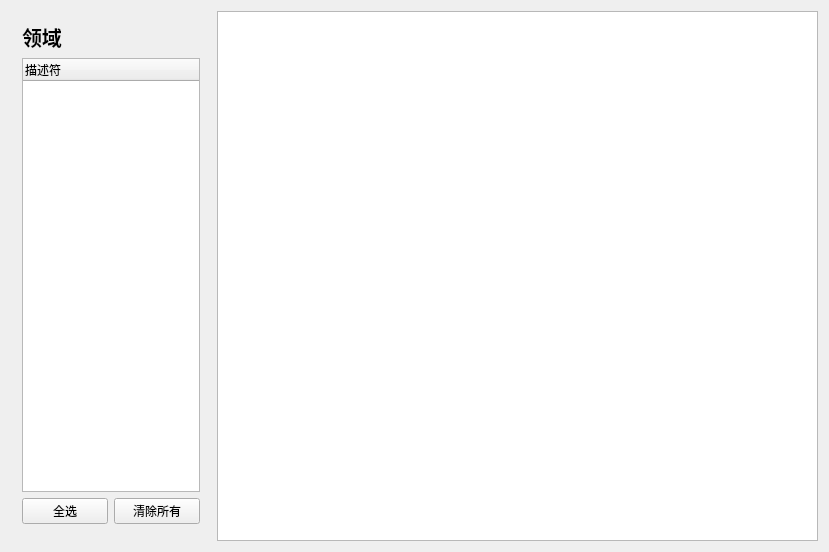
<?xml version="1.0" encoding="UTF-8"?>
<ui version="4.0">
 <class>detailMessage</class>
 <widget class="QWidget" name="detailMessage">
  <property name="geometry">
   <rect>
    <x>0</x>
    <y>0</y>
    <width>829</width>
    <height>552</height>
   </rect>
  </property>
  <property name="windowTitle">
   <string>detailMessage</string>
  </property>
  <layout class="QGridLayout" name="gridLayout">
   <item row="0" column="0">
    <layout class="QGridLayout" name="gridLayout_7" rowstretch="0,0" columnstretch="1,3">
     <item row="0" column="1" rowspan="2">
      <widget class="QTableView" name="tableView"/>
     </item>
     <item row="0" column="0">
      <widget class="QWidget" name="widget_3" native="true">
       <layout class="QGridLayout" name="gridLayout_3">
        <item row="0" column="0">
         <layout class="QVBoxLayout" name="verticalLayout_2">
          <item>
           <widget class="QLabel" name="label_5">
            <property name="font">
             <font>
              <pointsize>15</pointsize>
              <weight>75</weight>
              <bold>true</bold>
             </font>
            </property>
            <property name="text">
             <string>领域</string>
            </property>
           </widget>
          </item>
          <item>
           <widget class="QTreeWidget" name="treeWidget_2">
            <column>
             <property name="text">
              <string>描述符</string>
             </property>
            </column>
           </widget>
          </item>
          <item>
           <layout class="QGridLayout" name="gridLayout_5">
            <item row="0" column="2">
             <widget class="QPushButton" name="pushButton_7">
              <property name="text">
               <string>清除所有</string>
              </property>
             </widget>
            </item>
            <item row="0" column="1">
             <widget class="QPushButton" name="pushButton_8">
              <property name="text">
               <string>全选</string>
              </property>
             </widget>
            </item>
           </layout>
          </item>
         </layout>
        </item>
       </layout>
      </widget>
     </item>
    </layout>
   </item>
  </layout>
 </widget>
 <layoutdefault spacing="6" margin="11"/>
 <resources/>
 <connections/>
</ui>
